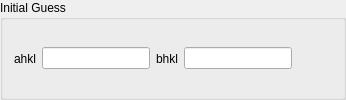
                  <widget class="QGroupBox" name="groupBox_3">
                   <property name="title">
                    <string>Initial Guess</string>
                   </property>
                   <layout class="QHBoxLayout" name="horizontalLayout_14">
                    <item>
                     <widget class="QLabel" name="label_18">
                      <property name="text">
                       <string>ahkl</string>
                      </property>
                     </widget>
                    </item>
                    <item>
                     <widget class="QLineEdit" name="kropff_low_tof_ahkl_init"/>
                    </item>
                    <item>
                     <widget class="QLabel" name="label_19">
                      <property name="text">
                       <string>bhkl</string>
                      </property>
                     </widget>
                    </item>
                    <item>
                     <widget class="QLineEdit" name="kropff_low_tof_bhkl_init"/>
                    </item>
                    <item>
                     <spacer name="horizontalSpacer_9">
                      <property name="orientation">
                       <enum>Qt::Horizontal</enum>
                      </property>
                      <property name="sizeHint" stdset="0">
                       <size>
                        <width>40</width>
                        <height>20</height>
                       </size>
                      </property>
                     </spacer>
                    </item>
                   </layout>
                  </widget>
